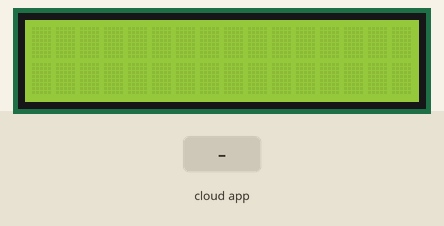
This sketch was run on a simulated Arduino Uno, built with avr-gcc and run on an emulated ATmega328P. Shown: 16×2 character LCD. Inputs (shaded band) come from the test bench. What the sketch prints to the serial monitor is not drawn.

Above: at 2.7 s.
2.8 s: the phone or cloud app sets 0 to 0
At 4.7 s:
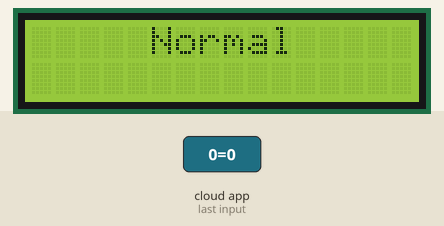
5.0 s: the phone or cloud app sets 0 to 1
At 6.7 s:
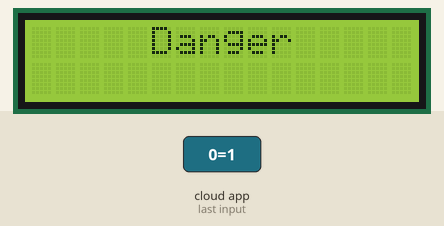
Timing chart, 0 to 8.2 s (numbered marks = the images above; inputs shaded):
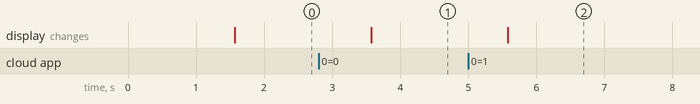

The sketch:

Cyenne_LCD.ino
```cpp
/*
Cayenne Light Switch Example

This sketch shows how to set up a Light Switch with Cayenne.

The CayenneMQTT Library is required to run this sketch. If you have not already done so you can install it from the Arduino IDE Library Manager.

Steps:
1. In the Cayenne Dashboard add a new Light Switch Widget.
2. Select a virtual channel number for the widget.
3. Set the VIRTUAL_CHANNEL value below to virtual channel you selected.
4. Attach the negative leg of an LED to ground and the other leg to the selected digital pin.
   Schematic:
   [Ground] -- [LED] -- [Resistor] -- [Digital Pin]
5. Set the ACTUATOR_PIN value below to the pin number you used when connecting your LED.
6. Set the Cayenne authentication info to match the authentication info from the Dashboard.
7. Compile and upload this sketch.
8. Once the Arduino connects to the Dashboard you can use the widget button to turn the LED on and off.
*/

#define CAYENNE_PRINT Serial  // Comment this out to disable prints and save space
#include <CayenneMQTTESP32.h>
#include <LiquidCrystal_I2C.h>
LiquidCrystal_I2C lcd(0x27, 16, 2);

// Cayenne authentication info. This should be obtained from the Cayenne Dashboard.
char username[] = "MQTT_USERNAME";
char password[] = "MQTT_PASSWORD";
char clientID[] = "MQTT_CLIENTID";

char ssid[] = "WiFi_SSID";
char wifiPassword[] = "WiFi_PASSWORD";

#define VIRTUAL_CHANNEL 0
#define ACTUATOR_PIN 4 // Do not use digital pins 0 or 1 since those conflict with the use of Serial.

void setup()
{
  Serial.begin(9600);
  //pinMode(ACTUATOR_PIN, OUTPUT);
  Cayenne.begin(username, password, clientID, ssid, wifiPassword);
    // initialize LCD
  lcd.init();
  // turn on LCD backlight
  lcd.backlight();
}

void loop()
{
  Cayenne.loop();
}

// This function is called when data is sent from Cayenne.
CAYENNE_IN(VIRTUAL_CHANNEL)
{
  int value = getValue.asInt();
  CAYENNE_LOG("Channel %d, pin %d, value %d", VIRTUAL_CHANNEL, ACTUATOR_PIN, value);
  // Write the value received to the digital pin.
  //digitalWrite(ACTUATOR_PIN, value); Can be used for debugging
  Serial.print(value);
  if(value == 1){
  // set cursor to first column, first row
  lcd.setCursor(5, 0);
  // print message
  lcd.print("Danger");}
  else{
    lcd.backlight();
     lcd.setCursor(5, 0);
  // print message
  lcd.print("Normal");
    }
}
```

Measured:
- after the input at 2.8 s, the display: changes after 0.77 s (image 1)
- after the input at 5.0 s, the display: changes after 0.58 s (image 2)
